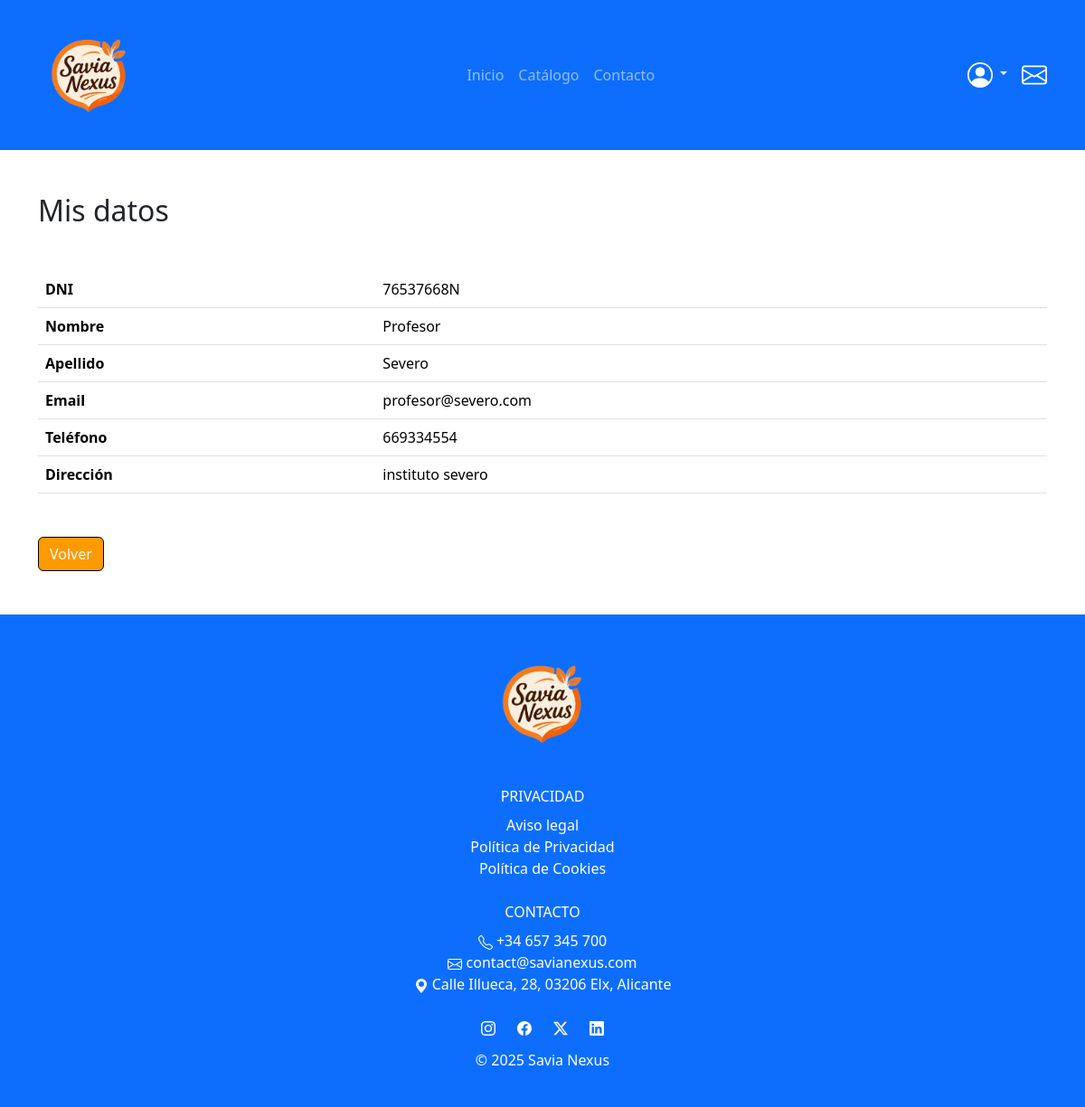
Before: /user/profile.php (signed in) with the older database file.
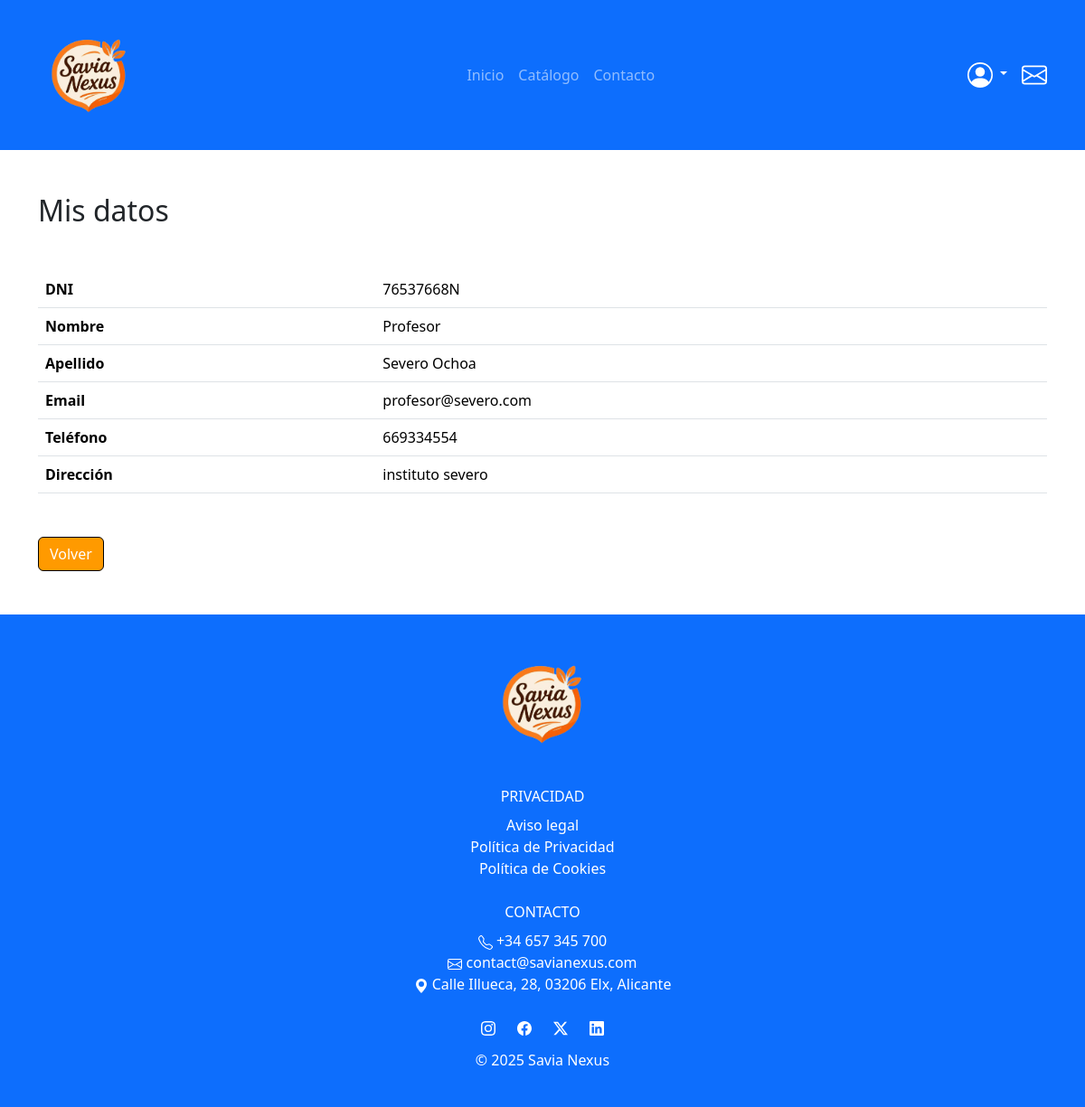
After: the same page with the newer database file.
### tables this page shows
CREATE TABLE `usuarios` (
  `dni` varchar(9) NOT NULL,
  `nombre` varchar(30) NOT NULL,
  `apellido` varchar(50) NOT NULL,
  `direccion` varchar(50) NOT NULL,
  `email` varchar(50) NOT NULL,
  `telefono` varchar(9) NOT NULL,
  `clave` varchar(250) NOT NULL,
  `rol` enum('cliente','empleado','admin') DEFAULT 'cliente',
  `activo` enum('activo','inactivo') DEFAULT 'activo'
);

### models/User.php (called while the page is built, shortened)
<?php
class User {
    private PDO $pdo;
    public function __construct(PDO $pdo) {
        $this->pdo = $pdo;
    }
    public function getByDni(string $dni) {
        $sql = "SELECT dni, nombre, apellido, direccion, email, telefono, rol, activo
                FROM usuarios
                WHERE dni = ?";
        $stmt = $this->pdo->prepare($sql);
        $stmt->execute([$dni]);
        return $stmt->fetch();
    }
}

### public/user/profile.php (the view, shortened to what this page needs)
<?php
require_once __DIR__ . '/../../includes/config.php';
require_once __DIR__ . '/../../models/User.php';
$userModel = new User($pdo);
$user = $userModel->getByDni($_SESSION['dni']);
?>
<?php include __DIR__ . '/../../includes/head.php'; ?>
<body>
    <?php include __DIR__ . '/../../includes/navbar.php'; ?>
    <div class="container mt-5 mb-5">
        <h2 class="mb-5">Mis datos</h2>
        <table class="table mt-4">
            <tr><th>DNI</th><td><?= htmlspecialchars($user['dni']) ?></td></tr>
            <tr><th>Nombre</th><td><?= htmlspecialchars($user['nombre']) ?></td></tr>
            <tr><th>Apellido</th><td><?= htmlspecialchars($user['apellido']) ?></td></tr>
            <tr><th>Email</th><td><?= htmlspecialchars($user['email']) ?></td></tr>
            <tr><th>Teléfono</th><td><?= htmlspecialchars($user['telefono']) ?></td></tr>
            <tr><th>Dirección</th><td><?= htmlspecialchars($user['direccion']) ?></td></tr>
        </table>
        <div class="mt-5">
            <a href="dashboard.php" class="btn btn-primary">Volver</a>
        </div>
    </div>
    <?php include __DIR__ . '/../../includes/footer.php'; ?>
</body>
</html>

Changed rows visible on the page:
changed usuarios "Profesor": apellido "Severo" → "Severo Ochoa"
